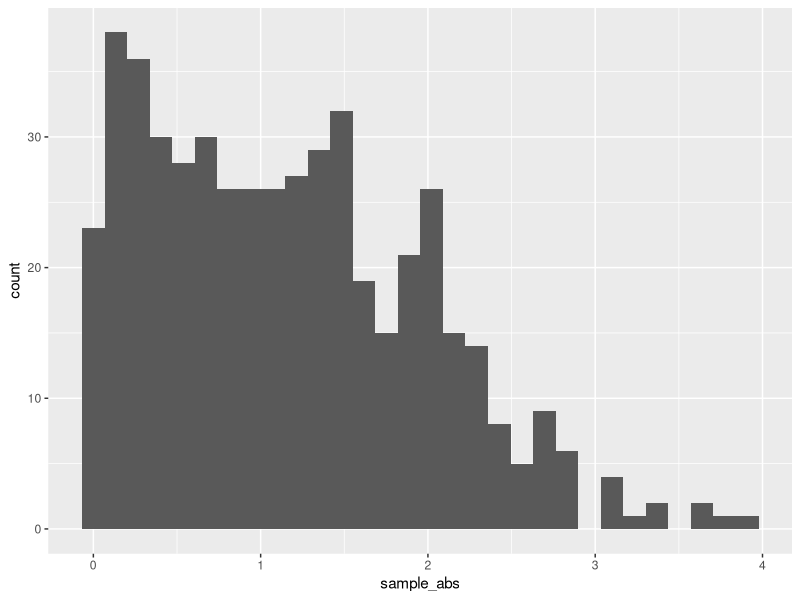
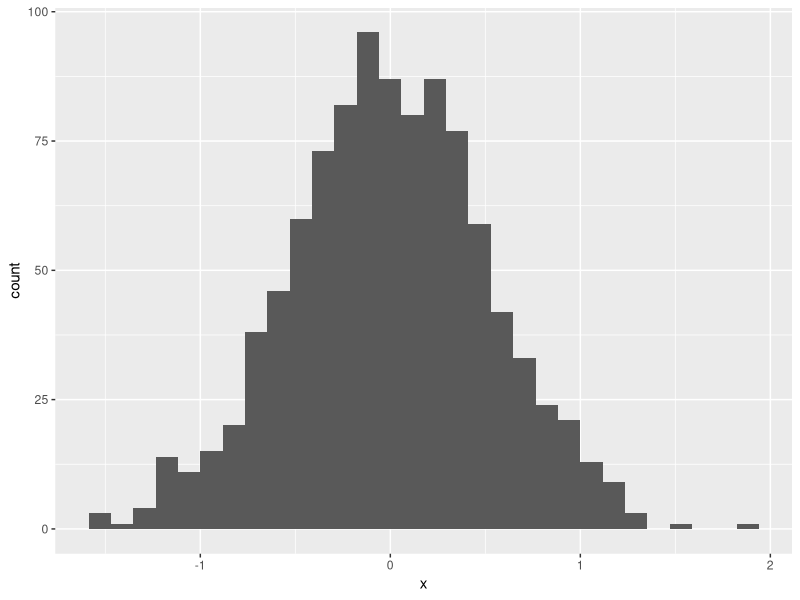
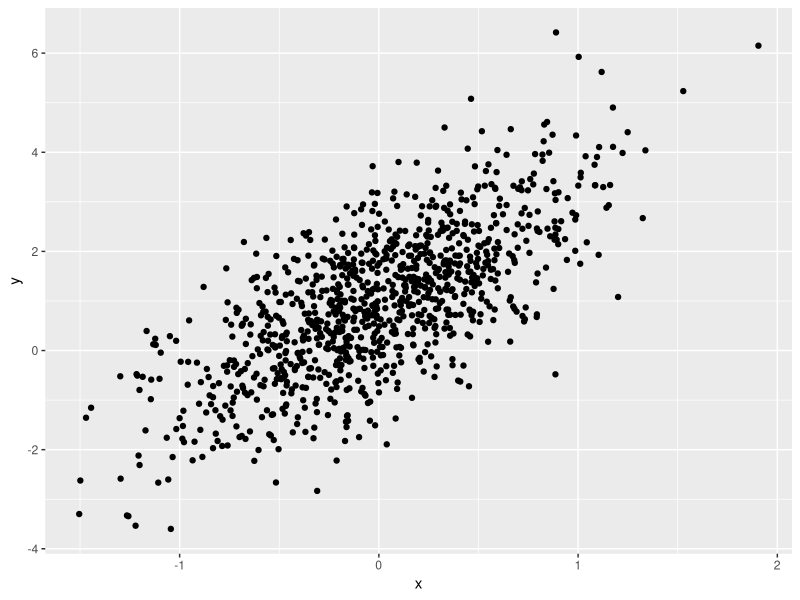

Write R code to recreate these figures, in order.
## ---- chunk 1
library(tidyverse)
## ---- chunk 2
sample_df = tibble(
  sample_num = rnorm(500, mean = 1),
  sample_zero = sample_num > 0,
  sample_abs = abs(sample_num)
) 
ggplot(sample_df, aes(x = sample_abs)) + geom_histogram()
sample_medianline = median(pull(sample_df, sample_num))
## ---- chunk 3
example_df = tibble(
  vec_numeric = 5:8,
  vec_char = c("My", "name", "is", "Rosemary"),
  vec_logical = c(T,T,T,F),
  vec_factor = factor(c("male", "male", "female", "female"))
)
## ---- chunk 4
set.seed(1) 
plot_df = tibble(
  x = rnorm(1000, sd = 0.5),
  y = 1 + 2*x + rnorm(1000),
)
## ---- chunk 5
ggplot(plot_df, aes(x = x)) + geom_histogram()
## ---- chunk 6
ggplot(plot_df, aes(x = x, y = y)) + geom_point()
